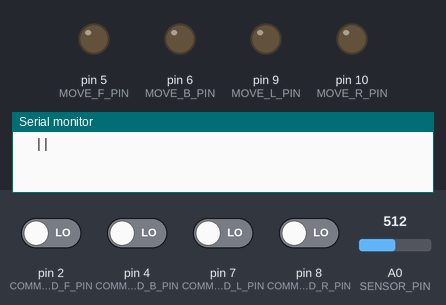
A sketch run on a simulated Arduino Uno, built with avr-gcc and run on an emulated ATmega328P. Shown: output pins drawn as LEDs (lit = HIGH), the last lines printed to the serial monitor. The test bench sets the inputs (shaded band); at power-on: pin 2 (COMMAND_F_PIN), pin 4 (COMMAND_B_PIN), pin 7 (COMMAND_L_PIN), pin 8 (COMMAND_R_PIN) LOW, A0 (SENSOR_PIN) = 512.

Above: at 1.2 s.
1.3 s: pin 2 (COMMAND_F_PIN) driven HIGH
At 2.5 s:
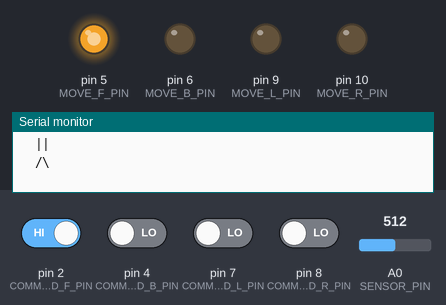
2.8 s: pin 7 (COMMAND_L_PIN) driven HIGH
At 3.9 s:
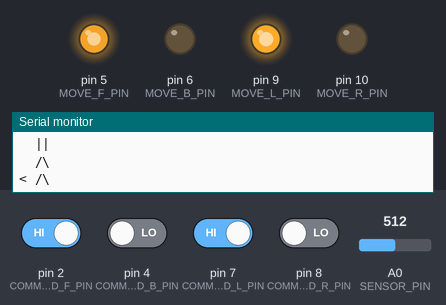
4.3 s: pin 2 (COMMAND_F_PIN) driven LOW
At 4.8 s:
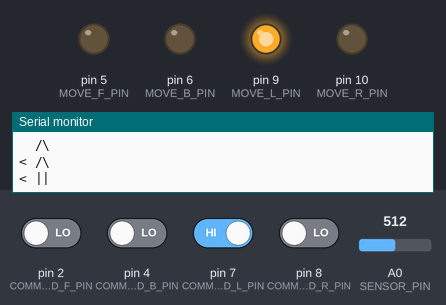
7.3 s: A0 (SENSOR_PIN) set to 203
8.8 s: A0 (SENSOR_PIN) set to 187
At 9.7 s:
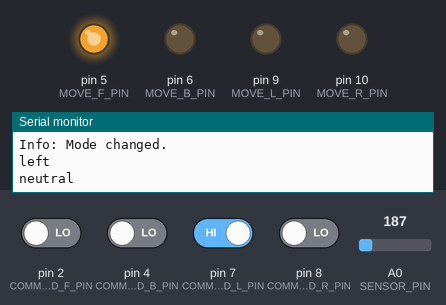
10.3 s: A0 (SENSOR_PIN) set to 152
At 10.8 s:
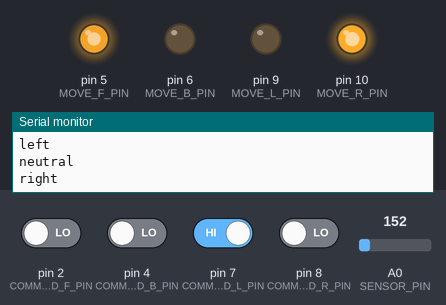
Timing chart, 0 to 12.8 s (numbered marks = the images above; inputs shaded):
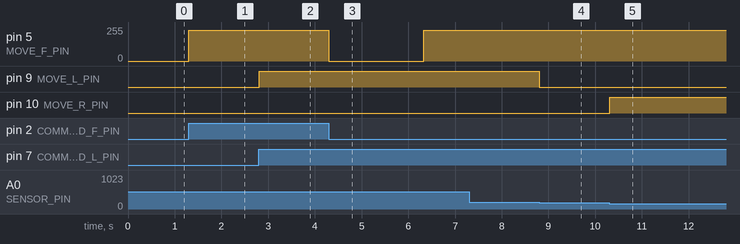

The sketch:

CommandReader.ino
```cpp
#define SENSOR_PIN A0
#define BATTERY_VOLTAGE_PIN A1
#define COMMAND_F_PIN 2
#define COMMAND_B_PIN 4
#define COMMAND_R_PIN 8
#define COMMAND_L_PIN 7
#define MOVE_F_PIN 5
#define MOVE_B_PIN 6
#define MOVE_R_PIN 10
#define MOVE_L_PIN 9
#define BEACON_PIN 11

#define CYCLE_TIMEOUT 10
#define MODE_CHANGE_TIMEOUT 2000

#define L_BIAS 160
#define R_BIAS 230
#define NO_BIAS 195

#define MANUAL_MODE 0
#define AUTO_MODE 0

int ControllerVAxisState = 1;
int ControllerHAxisState = 1;
bool UpdateRequested = true;
int ModeChangeTimer = 0;
byte Mode = MANUAL_MODE;
const String states[3][3] = {{"< /\\  ", "  /\\  ", "  /\\ >"},
  {"< ||  ",  "  ||  ",  "  || >"},
  {"< \\/  ", "  \\/  ", "  \\/ >"}
};

int command = 0;
int prevcommand = 0;

float getPinVoltage(int pin);
void controlModeChange();
void updateRequestedCarState();
void setCarEnginesState();

void setup() {
  pinMode(SENSOR_PIN, INPUT);
  pinMode(BATTERY_VOLTAGE_PIN, INPUT);

  pinMode(COMMAND_F_PIN, INPUT);
  pinMode(COMMAND_B_PIN, INPUT);
  pinMode(COMMAND_R_PIN, INPUT);
  pinMode(COMMAND_L_PIN, INPUT);

  pinMode(MOVE_F_PIN, OUTPUT);
  pinMode(MOVE_B_PIN, OUTPUT);
  pinMode(MOVE_R_PIN, OUTPUT);
  pinMode(MOVE_L_PIN, OUTPUT);

  setCarEnginesState(1, 1);
  Serial.begin(9600);
}

void loop() {
  updateRequestedCarState();

  if (Mode == MANUAL_MODE) {
    if (UpdateRequested) {
      Serial.println(states[ControllerVAxisState][ControllerHAxisState]);
      setCarEnginesState(ControllerVAxisState, ControllerHAxisState);
      UpdateRequested = false;
      ModeChangeTimer = 0;
    }
    else {
      if (ModeChangeTimer * CYCLE_TIMEOUT < MODE_CHANGE_TIMEOUT)
        ModeChangeTimer += 1;
      else if (ControllerVAxisState == 1 && ControllerHAxisState == 0 && ModeChangeTimer * CYCLE_TIMEOUT == MODE_CHANGE_TIMEOUT) {
        ModeChangeTimer += 1;
        controlModeChange();
      }
    }
  } else {
    if (UpdateRequested) {
      UpdateRequested = false;
      ModeChangeTimer = 0;
    } else {
      if (ModeChangeTimer * CYCLE_TIMEOUT < MODE_CHANGE_TIMEOUT)
        ModeChangeTimer += 1;
      else if (ControllerVAxisState == 1 && ControllerHAxisState == 0 && ModeChangeTimer * CYCLE_TIMEOUT == MODE_CHANGE_TIMEOUT) {
        ModeChangeTimer += 1;
        controlModeChange();
      }
    }
    int sensorValue = analogRead(SENSOR_PIN);
    if (!prevcommand) {
      if (sensorValue >= R_BIAS) {
        command = -1;
      }
      else if (sensorValue <= L_BIAS) {
        command = 1;
      }
    } else {
      if (prevcommand == 1) {
        if (sensorValue >= NO_BIAS) {
          command = 0;
        }
      } else if (prevcommand == -1) {
        if (sensorValue <= NO_BIAS) {
          command = 0;
        }
      }
    }
    if (prevcommand != command)
      switch (command) {
        case - 1:
          Serial.println("left");
          setCarEnginesState(0, 0);
          break;
        case 0:
          Serial.println("neutral");
          setCarEnginesState(0, 1);
          break;
        case 1:
          Serial.println("right");
          setCarEnginesState(0, 2);
          break;
      }
    prevcommand = command;
  }

  delay(CYCLE_TIMEOUT);
}

float getPinVoltage(int pin) {
  return analogRead(pin) * (5.0 / 1023.0);
}

void controlModeChange() {
  Serial.println("Info: Mode changed.");
  Mode = !Mode;
  digitalWrite(BEACON_PIN, Mode);
}

void updateRequestedCarState() {
  if (digitalRead(COMMAND_F_PIN) == HIGH) {
    if (ControllerVAxisState != 0)
      UpdateRequested = true;
    ControllerVAxisState = 0;
  }
  else if (digitalRead(COMMAND_B_PIN) == HIGH) {
    if (ControllerVAxisState != 2)
      UpdateRequested = true;
    ControllerVAxisState = 2;
  }
  else {
    if (ControllerVAxisState != 1)
      UpdateRequested = true;
    ControllerVAxisState = 1;
  }

  if (digitalRead(COMMAND_L_PIN) == HIGH) {
    if (ControllerHAxisState != 0)
      UpdateRequested = true;
    ControllerHAxisState = 0;
  }
  else if (digitalRead(COMMAND_R_PIN) == HIGH) {
    if (ControllerHAxisState != 2)
      UpdateRequested = true;
    ControllerHAxisState = 2;
  }
  else {
    if (ControllerHAxisState != 1)
      UpdateRequested = true;
    ControllerHAxisState = 1;
  }
}

void setCarEnginesState(int fb, int lr) {
  byte engineFState = fb == 0 ? 1 : 0;
  byte engineBState = fb == 2 ? 1 : 0;
  byte engineLState = lr == 0 ? 1 : 0;
  byte engineRState = lr == 2 ? 1 : 0;

  digitalWrite(MOVE_L_PIN, engineLState);
  digitalWrite(MOVE_R_PIN, engineRState);
  analogWrite(MOVE_F_PIN, engineFState * 230);
  analogWrite(MOVE_B_PIN, engineBState * 230);
}
```

Measured:
- the behaviour switches between 196 and 195 on A0 (SENSOR_PIN) (found by bisection; images 3 and 4)
- the behaviour switches between 161 and 160 on A0 (SENSOR_PIN) (found by bisection; images 4 and 5)
- after the input at 1.3 s, pin 5 (MOVE_F_PIN): 0/255 → 230/255 at once
- after the input at 2.8 s, pin 9 (MOVE_L_PIN): LOW → HIGH at once
- after the input at 4.3 s, pin 5 (MOVE_F_PIN): 230/255 → 0/255 at once, → 230/255 2.0 s later
- after the input at 7.3 s, every drawn part: stays the same
- after the input at 8.8 s, pin 9 (MOVE_L_PIN): HIGH → LOW at once
- after the input at 10.3 s, pin 10 (MOVE_R_PIN): LOW → HIGH at once
